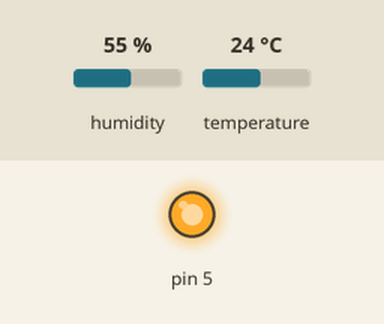
Recording of a sketch running on a simulated Arduino Uno, built with avr-gcc and run on an emulated ATmega328P. On the bench: output pins drawn as LEDs (lit = HIGH). The test bench sets the inputs (shaded band); at power-on: humidity 55 %, temperature 24 °C. No radio packets arrive unless stated; what the sketch prints to the serial monitor is not drawn.

Above: at 0.1 s.
At 120.4 s:
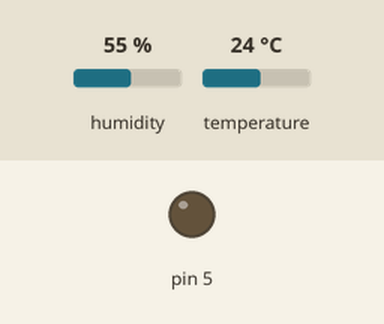
Timing chart, 0 to 129.9 s (numbered marks = the images above):
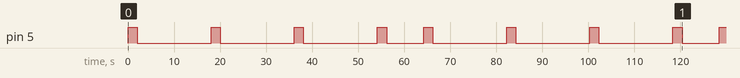

Measured:
- by itself, pin 5: goes 3 × (HIGH 2.0 s, LOW 16.0 s), HIGH 2.0 s, LOW 8.0 s, 3 × (HIGH 2.0 s, LOW 16.0 s), HIGH 2.0 s, LOW 8.0 s, then HIGH

The sketch:

NRF24_Sigfox_NODE.ino
```cpp
// (licence header left out)
#include <SoftwareSerial.h>
#include <SPI.h>
#include "nRF24L01.h"
#include "RF24.h"
#include "LowPower.h"
//#include "printf.h" // - only for testing, comment after testing done

// Libraries used for connector type: NRF - Sigfox LPWAN
#include "FLSigfox.h"
#include "FLNRF24.h"

// Sensor
#include "DHT.h"
DHT dht;
byte humidity;
byte temperature;
#define DHT11PIN 6

// Settings
#define MY_NODE_ID 1
#define NODE_SEND_INTERVAL 1 // Interval to send data from sensors in minutes

//unsigned long nextSleep = 5000;
unsigned long sleepCycleCounter = 0;
unsigned long nextNodeSend = 0;

bool readyForSleep = false;

// Initiate FLNRF24 object with ce, csn pin
FLNRF24 nrf24(9,10);

void dhtRead(){
  digitalWrite(5,HIGH);
  delay(dht.getMinimumSamplingPeriod());

  humidity = dht.getHumidity();
  temperature = dht.getTemperature();
/*
  Serial.print(dht.getStatusString());
  Serial.print("\t");
  Serial.print((byte)humidity, 1);
  Serial.print("\t\t");
  Serial.print((byte)temperature, 1);
*/
  digitalWrite(5,LOW);
  delay(10);
}


void setup() {
  Serial.begin(9600);
  nrf24.init();
  //nrf24.makePacket(2,MY_NODE_ID,1,1,(byte) millis());
  //nrf24.sendPacket();
  // DHT setings
  pinMode(5, OUTPUT);
  pinMode(DHT11PIN, OUTPUT);
  dht.setup(6); // Data on pin 6
  //Serial.println("Initial phase done.");
}

void loop() {
  // Check if any data received on the NRF24 radio

  if (nrf24.checkRadio())
  {
    //Serial.print("Data received on NRF24 radio, from NODE: ");
    //Serial.println(nrf24.senderID);
  }

// Check if time to send data via NRF24
//Serial.println(nextNodeSend);
//Serial.println(millis());
   if (millis() > nextNodeSend)
   {
     dhtRead();
     nrf24.makePacket(0,MY_NODE_ID,1,0,0,humidity);
     if (nrf24.sendPacket())
     {
       //Serial.println("Data send via NRF24 successfuly.");
     } else {
       //Serial.println("Failed to send data via NRF24.");
     }

     nrf24.makePacket(0,MY_NODE_ID,2,0,0,temperature);
     if (nrf24.sendPacket())
     {
       //Serial.println("Data send via NRF24 successfuly.");
     } else {
       //Serial.println("Failed to send data via NRF24.");
     }
     //delay(500);

     nextNodeSend+= (NODE_SEND_INTERVAL * 30000);
     readyForSleep = true;
   }

   if (readyForSleep)
   {
     // Enter power down state of NRF24
     //Serial.println("Chip + NRF24 going to sleep now.");
     nrf24.sleep();
     //delay(2000);

     while (millis() < nextNodeSend)
     {
       //Serial.println(nextNodeSend);
       //Serial.println(millis());
       //delay(2000);
       // Enter power down state for 8 s with ADC and BOD module disabled
       LowPower.powerDown(SLEEP_8S, ADC_OFF, BOD_OFF);
       if (nextNodeSend < 8001) {nextNodeSend = 8001;}
       nextNodeSend-=8000; // If sleep duration change then this value also have to be changed according to sleep duration milliseconds
     }
     // Power Up NRF24 module
     nrf24.wake();
     //Serial.println("Chip + NRF24 wake up now.");
     readyForSleep = false;
   }


}
```
